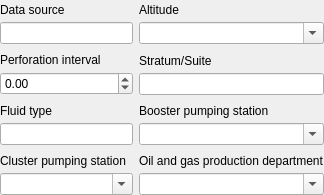
<?xml version="1.0" encoding="UTF-8"?>
<ui version="4.0">
 <class>PassportExtendedFormControl</class>
 <widget class="QWidget" name="PassportExtendedFormControl">
  <property name="geometry">
   <rect>
    <x>0</x>
    <y>0</y>
    <width>324</width>
    <height>195</height>
   </rect>
  </property>
  <property name="windowTitle">
   <string>Form</string>
  </property>
  <layout class="QGridLayout" name="gridLayout" columnstretch="1,1">
   <property name="leftMargin">
    <number>0</number>
   </property>
   <property name="topMargin">
    <number>0</number>
   </property>
   <property name="rightMargin">
    <number>0</number>
   </property>
   <property name="bottomMargin">
    <number>0</number>
   </property>
   <item row="0" column="0">
    <layout class="QVBoxLayout" name="verticalLayout">
     <property name="spacing">
      <number>2</number>
     </property>
     <item>
      <widget class="QLabel" name="sourceLabel">
       <property name="text">
        <string>Data source</string>
       </property>
      </widget>
     </item>
     <item>
      <widget class="QLineEdit" name="sourceLineEdit"/>
     </item>
    </layout>
   </item>
   <item row="0" column="1">
    <layout class="QVBoxLayout" name="verticalLayout_5">
     <property name="spacing">
      <number>2</number>
     </property>
     <item>
      <widget class="QLabel" name="altitudeLabel">
       <property name="text">
        <string>Altitude</string>
       </property>
      </widget>
     </item>
     <item>
      <widget class="QComboBox" name="altitudeComboBox">
       <property name="editable">
        <bool>true</bool>
       </property>
      </widget>
     </item>
    </layout>
   </item>
   <item row="1" column="0">
    <layout class="QVBoxLayout" name="verticalLayout_2">
     <property name="spacing">
      <number>2</number>
     </property>
     <item>
      <widget class="QLabel" name="intervalLabel">
       <property name="text">
        <string>Perforation interval</string>
       </property>
      </widget>
     </item>
     <item>
      <widget class="QDoubleSpinBox" name="perforationIntervalSpinBox">
       <property name="minimum">
        <double>-10000.000000000000000</double>
       </property>
       <property name="maximum">
        <double>50000.000000000000000</double>
       </property>
      </widget>
     </item>
    </layout>
   </item>
   <item row="1" column="1">
    <layout class="QVBoxLayout" name="verticalLayout_3">
     <property name="spacing">
      <number>2</number>
     </property>
     <item>
      <widget class="QLabel" name="stratumLabel">
       <property name="text">
        <string>Stratum/Suite</string>
       </property>
      </widget>
     </item>
     <item>
      <widget class="QLineEdit" name="stratumLineEdit"/>
     </item>
    </layout>
   </item>
   <item row="2" column="0">
    <layout class="QVBoxLayout" name="verticalLayout_4">
     <property name="spacing">
      <number>2</number>
     </property>
     <item>
      <widget class="QLabel" name="fluidTypeLabel">
       <property name="text">
        <string>Fluid type</string>
       </property>
      </widget>
     </item>
     <item>
      <widget class="QLineEdit" name="fluidTypeLineEdit"/>
     </item>
    </layout>
   </item>
   <item row="2" column="1">
    <layout class="QVBoxLayout" name="verticalLayout_6">
     <property name="spacing">
      <number>2</number>
     </property>
     <item>
      <widget class="QLabel" name="pumpLabel">
       <property name="text">
        <string>Booster pumping station</string>
       </property>
      </widget>
     </item>
     <item>
      <widget class="QComboBox" name="pumpComboBox">
       <property name="editable">
        <bool>true</bool>
       </property>
      </widget>
     </item>
    </layout>
   </item>
   <item row="3" column="0">
    <layout class="QVBoxLayout" name="verticalLayout_7">
     <property name="spacing">
      <number>2</number>
     </property>
     <item>
      <widget class="QLabel" name="clusterLabel">
       <property name="text">
        <string>Cluster pumping station</string>
       </property>
      </widget>
     </item>
     <item>
      <widget class="QComboBox" name="clusterComboBox">
       <property name="editable">
        <bool>true</bool>
       </property>
      </widget>
     </item>
    </layout>
   </item>
   <item row="3" column="1">
    <layout class="QVBoxLayout" name="verticalLayout_8">
     <property name="spacing">
      <number>2</number>
     </property>
     <item>
      <widget class="QLabel" name="oilAndGasProdDepLabel">
       <property name="text">
        <string>Oil and gas production department</string>
       </property>
      </widget>
     </item>
     <item>
      <widget class="QComboBox" name="oilAndGasProdDepComboBox">
       <property name="editable">
        <bool>true</bool>
       </property>
      </widget>
     </item>
    </layout>
   </item>
  </layout>
 </widget>
 <tabstops>
  <tabstop>sourceLineEdit</tabstop>
  <tabstop>altitudeComboBox</tabstop>
  <tabstop>perforationIntervalSpinBox</tabstop>
  <tabstop>stratumLineEdit</tabstop>
  <tabstop>fluidTypeLineEdit</tabstop>
  <tabstop>pumpComboBox</tabstop>
  <tabstop>clusterComboBox</tabstop>
  <tabstop>oilAndGasProdDepComboBox</tabstop>
 </tabstops>
 <resources/>
 <connections/>
</ui>
